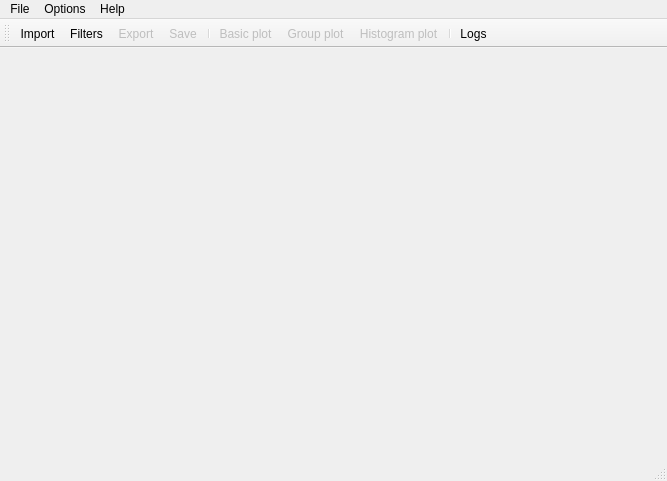
<?xml version="1.0" encoding="UTF-8"?>
<ui version="4.0">
 <class>VolbxMain</class>
 <widget class="QMainWindow" name="VolbxMain">
  <property name="geometry">
   <rect>
    <x>0</x>
    <y>0</y>
    <width>667</width>
    <height>481</height>
   </rect>
  </property>
  <property name="windowTitle">
   <string>Volbx</string>
  </property>
  <widget class="QWidget" name="centralWidget">
   <layout class="QVBoxLayout" name="verticalLayout">
    <property name="spacing">
     <number>1</number>
    </property>
    <property name="margin">
     <number>1</number>
    </property>
   </layout>
  </widget>
  <widget class="QMenuBar" name="menuBar">
   <property name="geometry">
    <rect>
     <x>0</x>
     <y>0</y>
     <width>667</width>
     <height>18</height>
    </rect>
   </property>
   <widget class="QMenu" name="menuPlik">
    <property name="title">
     <string>File</string>
    </property>
    <addaction name="actionImportData"/>
    <addaction name="actionFilters"/>
    <addaction name="actionHistogram"/>
    <addaction name="actionExport"/>
    <addaction name="actionSaveDatasetAs"/>
    <addaction name="separator"/>
    <addaction name="actionLogs"/>
    <addaction name="actionExit"/>
   </widget>
   <widget class="QMenu" name="menuTemp">
    <property name="title">
     <string>Help</string>
    </property>
    <addaction name="separator"/>
    <addaction name="actionAbout"/>
   </widget>
   <widget class="QMenu" name="menuOptions">
    <property name="title">
     <string>Options</string>
    </property>
   </widget>
   <addaction name="menuPlik"/>
   <addaction name="menuOptions"/>
   <addaction name="menuTemp"/>
  </widget>
  <widget class="QToolBar" name="mainToolBar">
   <property name="enabled">
    <bool>true</bool>
   </property>
   <property name="windowTitle">
    <string>Tool bar</string>
   </property>
   <attribute name="toolBarArea">
    <enum>TopToolBarArea</enum>
   </attribute>
   <attribute name="toolBarBreak">
    <bool>false</bool>
   </attribute>
   <addaction name="actionImportData"/>
   <addaction name="actionFilters"/>
   <addaction name="actionExport"/>
   <addaction name="actionSaveDatasetAs"/>
   <addaction name="separator"/>
   <addaction name="actionBasic_plot"/>
   <addaction name="actionGroup_plot"/>
   <addaction name="actionHistogram"/>
   <addaction name="separator"/>
   <addaction name="actionLogs"/>
  </widget>
  <widget class="QStatusBar" name="statusBar"/>
  <action name="actionExit">
   <property name="text">
    <string>Exit</string>
   </property>
  </action>
  <action name="actionFilters">
   <property name="icon">
    <iconset resource="../Resources/Resources.qrc">
     <normaloff>:/Icons/Images/filter.png</normaloff>:/Icons/Images/filter.png</iconset>
   </property>
   <property name="text">
    <string>Filters</string>
   </property>
  </action>
  <action name="actionLogs">
   <property name="text">
    <string>Logs</string>
   </property>
  </action>
  <action name="actionHistogram">
   <property name="enabled">
    <bool>false</bool>
   </property>
   <property name="icon">
    <iconset resource="../Resources/Resources.qrc">
     <normaloff>:/Icons/Images/charts.png</normaloff>:/Icons/Images/charts.png</iconset>
   </property>
   <property name="text">
    <string>Histogram plot</string>
   </property>
   <property name="toolTip">
    <string>Histogram plot</string>
   </property>
  </action>
  <action name="actionAbout">
   <property name="text">
    <string>About...</string>
   </property>
  </action>
  <action name="actionExport">
   <property name="enabled">
    <bool>false</bool>
   </property>
   <property name="icon">
    <iconset resource="../Resources/Resources.qrc">
     <normaloff>:/Icons/Images/export.png</normaloff>:/Icons/Images/export.png</iconset>
   </property>
   <property name="text">
    <string>Export</string>
   </property>
  </action>
  <action name="actionSaveDatasetAs">
   <property name="enabled">
    <bool>false</bool>
   </property>
   <property name="text">
    <string>Save</string>
   </property>
   <property name="toolTip">
    <string>Save data</string>
   </property>
  </action>
  <action name="actionImportData">
   <property name="text">
    <string>Import</string>
   </property>
  </action>
  <action name="actionCheckForNewVersion">
   <property name="text">
    <string>Check for updates now</string>
   </property>
  </action>
  <action name="actionUpdateAuto">
   <property name="checkable">
    <bool>true</bool>
   </property>
   <property name="text">
    <string>Update automatically</string>
   </property>
   <property name="toolTip">
    <string>Check for updates on start</string>
   </property>
  </action>
  <action name="actionBasic_plot">
   <property name="enabled">
    <bool>false</bool>
   </property>
   <property name="icon">
    <iconset resource="../Resources/Resources.qrc">
     <normaloff>:/Icons/Images/basics.png</normaloff>:/Icons/Images/basics.png</iconset>
   </property>
   <property name="text">
    <string>Basic plot</string>
   </property>
   <property name="toolTip">
    <string>Basic plot</string>
   </property>
  </action>
  <action name="actionGroup_plot">
   <property name="enabled">
    <bool>false</bool>
   </property>
   <property name="icon">
    <iconset resource="../Resources/Resources.qrc">
     <normaloff>:/Icons/Images/grouping.png</normaloff>:/Icons/Images/grouping.png</iconset>
   </property>
   <property name="text">
    <string>Group plot</string>
   </property>
   <property name="toolTip">
    <string>Group plot</string>
   </property>
  </action>
 </widget>
 <layoutdefault spacing="6" margin="11"/>
 <resources>
  <include location="../Resources/Resources.qrc"/>
 </resources>
 <connections/>
</ui>
